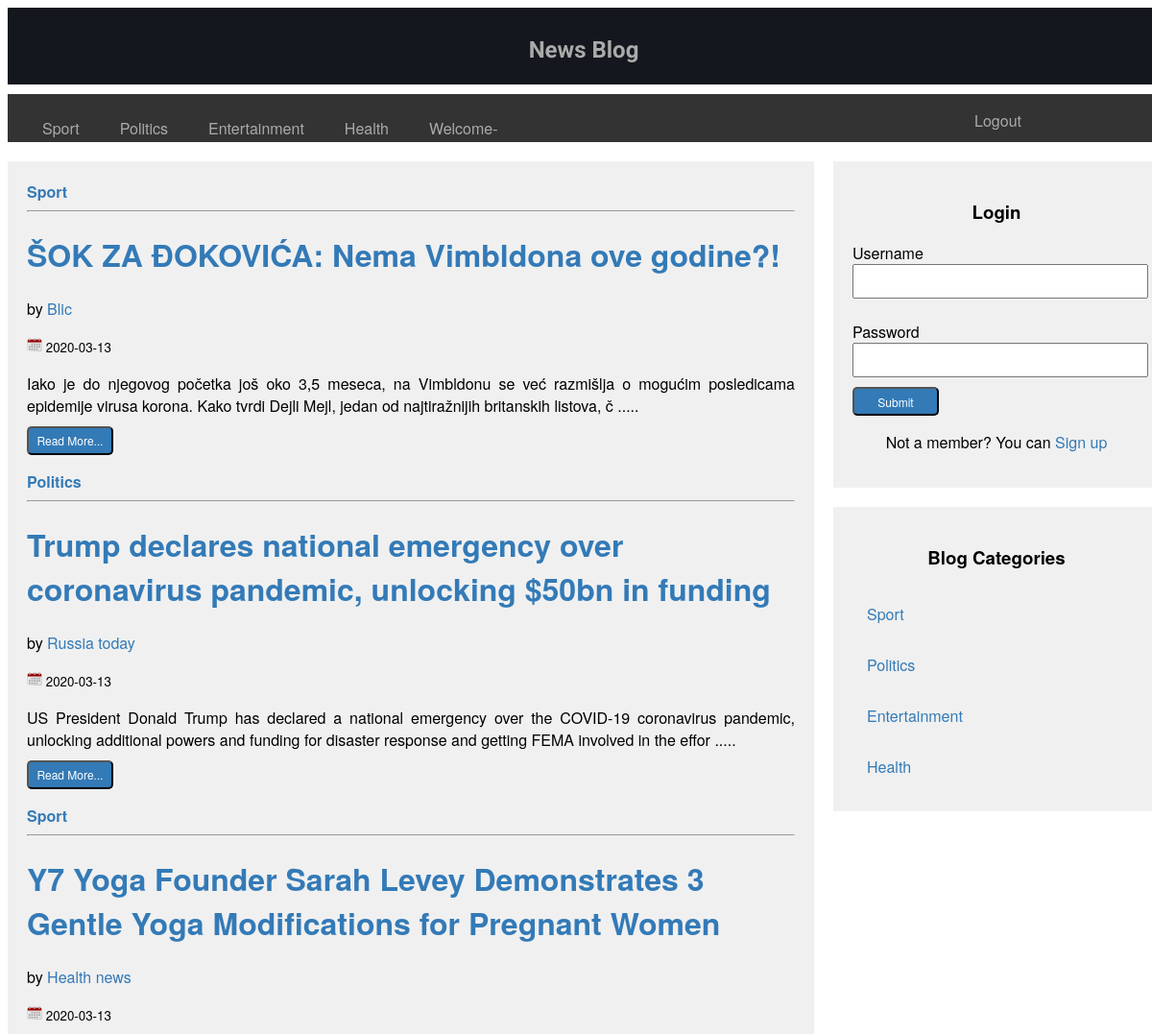
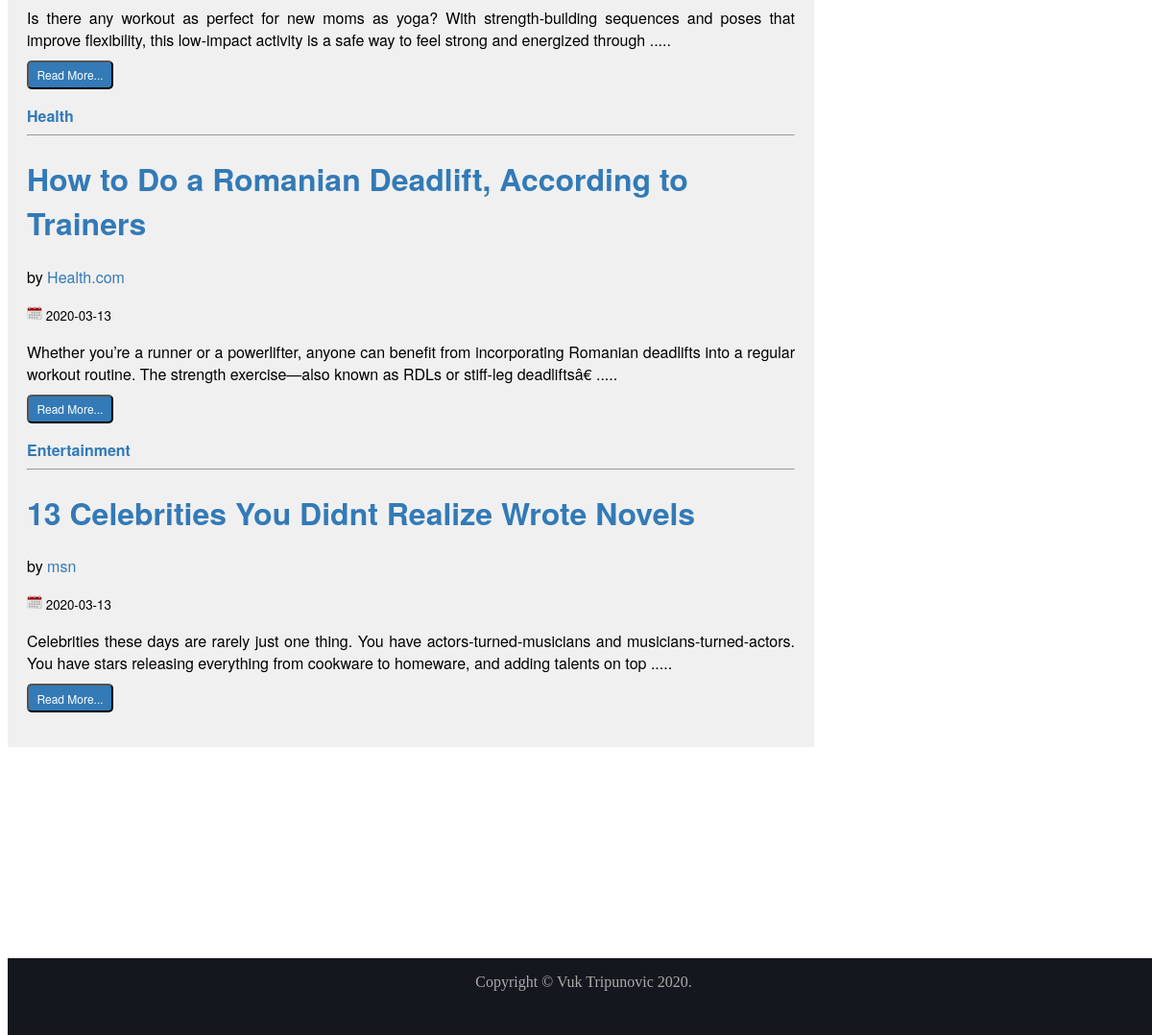
The page / on the database its author committed (2 pictures, top to bottom).
### tables this page shows
CREATE TABLE `category` (
  `category_id` int(11) NOT NULL,
  `category_name` varchar(255) NOT NULL
);

CREATE TABLE `posts` (
  `post_id` int(11) NOT NULL,
  `post_author` varchar(255) NOT NULL,
  `post_title` varchar(255) NOT NULL,
  `post_content` text NOT NULL,
  `post_date` date NOT NULL,
  `post_status` varchar(20) NOT NULL DEFAULT 'draft',
  `post_category_id` int(11) NOT NULL
);

### index.php (the view, shortened to what this page needs)
<?php include "includes/db.php"; ?>
<!DOCTYPE html>
<html>
<head>
    <link rel="stylesheet" href="css/public_style.css">
</head>
<body>
    <div id="wrapper">
        <header class="header">
            <h2>News Blog</h2>
        </header>
        <nav>
            <ul>
            <?php
                    $query = "SELECT * FROM category";
                    $select_all_categories_query = mysqli_query($db, $query);
                    while($row = mysqli_fetch_assoc($select_all_categories_query)){
                        $cat_id = $row['category_id'];
                        $cat_name = $row['category_name'];
                        echo "<li><a href='category_posts.php?cat_id=$cat_id'>{$cat_name}</a></li>";
                    }
            ?>
                <?php
                if(isset($_SESSION['user_type']) && $_SESSION['user_type'] == 'admin') {
                    echo "<li><a href='admin/index.php'>Admin</a></li>";
                }else{
                    echo "<li><a href=''>Welcome-" .$_SESSION['user_name'] . "</a></li>";
                }
                ?>
               <li><div class="logout_btn"><a href="includes/logout.php">Logout</a></div>
            </ul>
        </nav>
        <main class="main">
            <div class="main_post">
               <?php
                $query = "SELECT * FROM posts";
                $posts_query = mysqli_query($db, $query);
                while($row = mysqli_fetch_assoc($posts_query)) {
                    $post_id = $row['post_id'];
                    $post_author = $row['post_author'];
                    $post_title = $row['post_title'];
                    $post_content = substr($row['post_content'] , 0, 200) . " ....." . "<br>" . "<a href='post.php?post_id=$post_id'><button name='btn' type='submit' class='btn'>Read More...</button></a>";
                    $post_date = $row['post_date'];
                    $post_status = $row['post_status'];
                    $post_category_id = $row['post_category_id'];
                if($post_status == 'published') {
                    $query = "SELECT * FROM category WHERE category_id = $post_category_id";
                    $cat_query = mysqli_query($db, $query);
                    while($row = mysqli_fetch_array($cat_query)) {
                        $cat_id = $row['category_id'];
                        $cat_name = $row['category_name'];
                    }
                echo "<strong><a href='category_posts.php?cat_id=$cat_id'>$cat_name</a></strong>";
                echo "<hr>";
                echo "<h1><a href='post.php?post_id=$post_id'>$post_title</a></h1>";
                echo "by <a href=''>$post_author</a>";
                echo "<p><img src='images/calendar-icon.png'><small> $post_date</small></p>";
                echo "<p>$post_content</p>";
                }
}
 ?>
           </div>
        </main>
        <aside>
        <?php
            if(!isset($_SESSION['user_name'])) {
         echo "<div class='login_div'>";
             echo "<h3>Login</h3>";
             echo "<form action='includes/login.php' method='post'>";
                echo "<label for='username'>Username</label><br>";
                 echo "<input class='input' type='text' name='username'><br><br>";
                echo "<label for='password'>Password</label><br>";
                 echo "<input class='input' type='password' name='password'>";
                   echo "<span>";
                        echo "<button class='btn' name='login' type='submit'>Submit</button>";
                   echo "</span>";
                 echo "<p>Not a member? You can <a href='includes/register.php'>Sign up</a></p>";
             echo "</form>";
            echo "</div>";
                    }
                    ?>
        </aside>
        <aside class="aside">
            <div class="aside_1">
                <h3>Blog Categories</h3>
        <?php
          $query = "SELECT * FROM category";
          $category_query = mysqli_query($db, $query);
          while($row = mysqli_fetch_assoc($category_query)) {
          $category_id = $row['category_id'];
          $category_name = $row['category_name'];
                echo "<ul>";
                echo "<li><a href='category_posts.php?cat_id=$category_id'>$category_name</a></li>";
                echo "</ul>";
          }
        ?>
            </div>
        </aside>
        <footer>
            <p>Copyright &copy; Vuk Tripunovic 2020.</p>
        </footer>
    </div>
    </body>
</html>

### css/public_style.css (style rules this page uses)
#wrapper { width: 1200px; margin: 0 auto; }
.header { height: 60px; background-color: #15171E; font-family: Roboto, sans-serif, Verdana; padding: 10px 10px; color: #AAA; }
header h2 { text-align: center; }
p { text-align: justify; }
.login_div { display: inline-block; clear: left; width: 300px; height: auto; background-color: #F0F0F0; float: none; margin-left: 20px; margin-top: 20px; padding: 20px; font-family: Helvetica neue, Helvetica, Arial; }
.login_div h3 { text-align: center; }
form p { text-align: center; }
.input { width: 300px; height: 30px; }
nav ul { list-style-type: none; margin: 0; padding: 10px 10px; overflow: hidden; background-color: #333; height: 30px; margin-top: 10px; }
nav li { float: left; color: #AAA; padding-left: 10px; }
nav li a { display: block; color: #AAA; text-align: center; padding: 14px 16px; text-decoration: none; font-family: Helvetica neue, Helvetica, Arial; }
.main { border-style: solid 0.5px black; width: 800px; float: left; background-color: #F0F0F0; margin-top: 20px; margin-bottom: 20px; padding: 20px; font-family: Helvetica neue, Helvetica, Arial; }
.main h1, a { color: #337AB7; text-decoration: none; }
.aside { width: 300px; height: auto; float: right; margin-top: 20px; background-color: #F0F0F0; padding: 20px; font-family: Helvetica neue, Helvetica, Arial; }
.aside_1 ul { list-style-type: none; margin: 0; padding: 10px 10px; overflow: hidden; }
.aside_1 ul li { display: block; padding: 5px; }
.aside_1 h3 { text-align: center; }
.aside ul li a { display: block; text-decoration: none; }
.btn { width: 90px; height: 30px; background: #337AB7; font-family: Helvetica neue, Helvetica, Arial; border-radius: 5px; margin-top: 10px; color: #FFF; font-size: 12px; }
footer { float: left; clear: both; background-color: #15171E; color: #AAA; width: 1200px; height: 80px; margin-top: 200px; }
footer p { text-align: center; }
.logout_btn { float: right; font-family: Helvetica neue, Helvetica, Arial; position: absolute; right: 120px; top: 100px; }

### rows shown on the page
category: category_name "Sport"
category: category_name "Politics"
category: category_name "Entertainment"
category: category_name "Health"
posts: post_category.category_name "Sport", post_title "ŠOK ZA ĐOKOVIĆA: Nema Vimbldona ove godine?!", post_author "Blic", post_date "2020-03-13", post_content "Iako je do njegovog početka još oko 3,5 meseca, na Vimbldonu se već razmišlja o mogućim posledicama epidemije virusa korona. Kako tvrdi Dejli Mejl, jedan od najtiražnijih britanskih listova, č"
posts: post_category.category_name "Politics", post_title "Trump declares national emergency over coronavirus pandemic, unlocking $50bn in funding", post_author "Russia today", post_date "2020-03-13", post_content "US President Donald Trump has declared a national emergency over the COVID-19 coronavirus pandemic, unlocking additional powers and funding for disaster response and getting FEMA involved in the effor"
posts: post_category.category_name "Sport", post_title "Y7 Yoga Founder Sarah Levey Demonstrates 3 Gentle Yoga Modifications for Pregnant Women", post_author "Health news", post_date "2020-03-13", post_content "Is there any workout as perfect for new moms as yoga? With strength-building sequences and poses that improve flexibility, this low-impact activity is a safe way to feel strong and energized through"
posts: post_category.category_name "Health", post_title "How to Do a Romanian Deadlift, According to Trainers", post_author "Health.com", post_date "2020-03-13", post_content "Whether you’re a runner or a powerlifter, anyone can benefit from incorporating Romanian deadlifts into a regular workout routine. The strength exercise—also known as RDLs or stiff-leg deadliftsâ€"
posts: post_category.category_name "Entertainment", post_title "13 Celebrities You Didnt Realize Wrote Novels", post_author "msn", post_date "2020-03-13", post_content "Celebrities these days are rarely just one thing. You have actors-turned-musicians and musicians-turned-actors. You have stars releasing everything from cookware to homeware, and adding talents on top"
